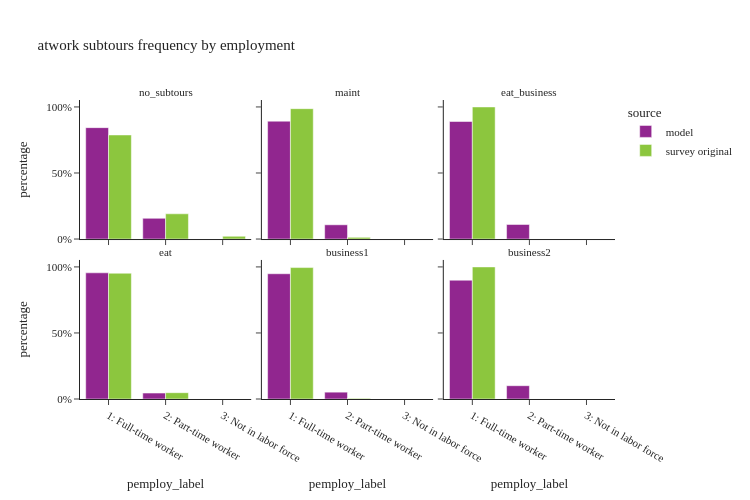

The code cell stored with this chart in its notebook:
### Code cell
util.plot_share_facetbar(work_tour, 'tour_weight', share_col="pemploy_label", title="atwork subtours frequency by employment", 
                             facet_col='atwork_subtour_frequency', facet_col_wrap=3, height=500, orientation='v')

### Figure 1 — Plotly figure (JSON) as saved in the notebook; plotly's stock layout.template omitted (floating-point values rounded to 4 significant figures)
{"data": [{"alignmentgroup": "True", "customdata": [[969171], [180030]], "hovertemplate": "source=model<br>atwork_subtour_frequency=no_subtours<br>pemploy_label=%{x}<br>percentage=%{y}<br>sample_size=%{customdata[0]}<extra></extra>", "legendgroup": "model", "marker": {"color": "#91268F", "pattern": {"shape": ""}}, "name": "model", "offsetgroup": "model", "orientation": "v", "showlegend": true, "textposition": "auto", "type": "bar", "x": ["1: Full-time worker", "2: Part-time worker"], "xaxis": "x4", "y": [0.8433, 0.1567], "yaxis": "y4"}, {"alignmentgroup": "True", "customdata": [[55054], [6648]], "hovertemplate": "source=model<br>atwork_subtour_frequency=maint<br>pemploy_label=%{x}<br>percentage=%{y}<br>sample_size=%{customdata[0]}<extra></extra>", "legendgroup": "model", "marker": {"color": "#91268F", "pattern": {"shape": ""}}, "name": "model", "offsetgroup": "model", "orientation": "v", "showlegend": false, "textposition": "auto", "type": "bar", "x": ["1: Full-time worker", "2: Part-time worker"], "xaxis": "x5", "y": [0.8923, 0.1077], "yaxis": "y5"}, {"alignmentgroup": "True", "customdata": [[4853], [601]], "hovertemplate": "source=model<br>atwork_subtour_frequency=eat_business<br>pemploy_label=%{x}<br>percentage=%{y}<br>sample_size=%{customdata[0]}<extra></extra>", "legendgroup": "model", "marker": {"color": "#91268F", "pattern": {"shape": ""}}, "name": "model", "offsetgroup": "model", "orientation": "v", "showlegend": false, "textposition": "auto", "type": "bar", "x": ["1: Full-time worker", "2: Part-time worker"], "xaxis": "x6", "y": [0.8898, 0.1102], "yaxis": "y6"}, {"alignmentgroup": "True", "customdata": [[67132], [3145]], "hovertemplate": "source=model<br>atwork_subtour_frequency=eat<br>pemploy_label=%{x}<br>percentage=%{y}<br>sample_size=%{customdata[0]}<extra></extra>", "legendgroup": "model", "marker": {"color": "#91268F", "pattern": {"shape": ""}}, "name": "model", "offsetgroup": "model", "orientation": "v", "showlegend": false, "textposition": "auto", "type": "bar", "x": ["1: Full-time worker", "2: Part-time worker"], "xaxis": "x", "y": [0.9552, 0.04475], "yaxis": "y"}, {"alignmentgroup": "True", "customdata": [[75422], [4114]], "hovertemplate": "source=model<br>atwork_subtour_frequency=business1<br>pemploy_label=%{x}<br>percentage=%{y}<br>sample_size=%{customdata[0]}<extra></extra>", "legendgroup": "model", "marker": {"color": "#91268F", "pattern": {"shape": ""}}, "name": "model", "offsetgroup": "model", "orientation": "v", "showlegend": false, "textposition": "auto", "type": "bar", "x": ["1: Full-time worker", "2: Part-time worker"], "xaxis": "x2", "y": [0.9483, 0.05173], "yaxis": "y2"}, {"alignmentgroup": "True", "customdata": [[2413], [270]], "hovertemplate": "source=model<br>atwork_subtour_frequency=business2<br>pemploy_label=%{x}<br>percentage=%{y}<br>sample_size=%{customdata[0]}<extra></extra>", "legendgroup": "model", "marker": {"color": "#91268F", "pattern": {"shape": ""}}, "name": "model", "offsetgroup": "model", "orientation": "v", "showlegend": false, "textposition": "auto", "type": "bar", "x": ["1: Full-time worker", "2: Part-time worker"], "xaxis": "x3", "y": [0.8994, 0.1006], "yaxis": "y3"}, {"alignmentgroup": "True", "customdata": [[1382], [326], [21]], "hovertemplate": "source=survey original<br>atwork_subtour_frequency=no_subtours<br>pemploy_label=%{x}<br>percentage=%{y}<br>sample_size=%{customdata[0]}<extra></extra>", "legendgroup": "survey original", "marker": {"color": "#8CC63E", "pattern": {"shape": ""}}, "name": "survey original", "offsetgroup": "survey original", "orientation": "v", "showlegend": true, "textposition": "auto", "type": "bar", "x": ["1: Full-time worker", "2: Part-time worker", "3: Not in labor force"], "xaxis": "x4", "y": [0.788, 0.1911, 0.02096], "yaxis": "y4"}, {"alignmentgroup": "True", "customdata": [[36], [12]], "hovertemplate": "source=survey original<br>atwork_subtour_frequency=maint<br>pemploy_label=%{x}<br>percentage=%{y}<br>sample_size=%{customdata[0]}<extra></extra>", "legendgroup": "survey original", "marker": {"color": "#8CC63E", "pattern": {"shape": ""}}, "name": "survey original", "offsetgroup": "survey original", "orientation": "v", "showlegend": false, "textposition": "auto", "type": "bar", "x": ["1: Full-time worker", "2: Part-time worker"], "xaxis": "x5", "y": [0.987, 0.01304], "yaxis": "y5"}, {"alignmentgroup": "True", "customdata": [[2]], "hovertemplate": "source=survey original<br>atwork_subtour_frequency=eat_business<br>pemploy_label=%{x}<br>percentage=%{y}<br>sample_size=%{customdata[0]}<extra></extra>", "legendgroup": "survey original", "marker": {"color": "#8CC63E", "pattern": {"shape": ""}}, "name": "survey original", "offsetgroup": "survey original", "orientation": "v", "showlegend": false, "textposition": "auto", "type": "bar", "x": ["1: Full-time worker"], "xaxis": "x6", "y": [1.0], "yaxis": "y6"}, {"alignmentgroup": "True", "customdata": [[71], [5]], "hovertemplate": "source=survey original<br>atwork_subtour_frequency=eat<br>pemploy_label=%{x}<br>percentage=%{y}<br>sample_size=%{customdata[0]}<extra></extra>", "legendgroup": "survey original", "marker": {"color": "#8CC63E", "pattern": {"shape": ""}}, "name": "survey original", "offsetgroup": "survey original", "orientation": "v", "showlegend": false, "textposition": "auto", "type": "bar", "x": ["1: Full-time worker", "2: Part-time worker"], "xaxis": "x", "y": [0.9523, 0.04773], "yaxis": "y"}, {"alignmentgroup": "True", "customdata": [[38], [5]], "hovertemplate": "source=survey original<br>atwork_subtour_frequency=business1<br>pemploy_label=%{x}<br>percentage=%{y}<br>sample_size=%{customdata[0]}<extra></extra>", "legendgroup": "survey original", "marker": {"color": "#8CC63E", "pattern": {"shape": ""}}, "name": "survey original", "offsetgroup": "survey original", "orientation": "v", "showlegend": false, "textposition": "auto", "type": "bar", "x": ["1: Full-time worker", "2: Part-time worker"], "xaxis": "x2", "y": [0.9951, 0.004885], "yaxis": "y2"}, {"alignmentgroup": "True", "customdata": [[4]], "hovertemplate": "source=survey original<br>atwork_subtour_frequency=business2<br>pemploy_label=%{x}<br>percentage=%{y}<br>sample_size=%{customdata[0]}<extra></extra>", "legendgroup": "survey original", "marker": {"color": "#8CC63E", "pattern": {"shape": ""}}, "name": "survey original", "offsetgroup": "survey original", "orientation": "v", "showlegend": false, "textposition": "auto", "type": "bar", "x": ["1: Full-time worker"], "xaxis": "x3", "y": [1.0], "yaxis": "y3"}], "layout": {"annotations": [{"font": {}, "showarrow": false, "text": "eat", "x": 0.16, "xanchor": "center", "xref": "paper", "y": 0.465, "yanchor": "bottom", "yref": "paper"}, {"font": {}, "showarrow": false, "text": "business1", "x": 0.5, "xanchor": "center", "xref": "paper", "y": 0.465, "yanchor": "bottom", "yref": "paper"}, {"font": {}, "showarrow": false, "text": "business2", "x": 0.84, "xanchor": "center", "xref": "paper", "y": 0.465, "yanchor": "bottom", "yref": "paper"}, {"font": {}, "showarrow": false, "text": "no_subtours", "x": 0.16, "xanchor": "center", "xref": "paper", "y": 1.0, "yanchor": "bottom", "yref": "paper"}, {"font": {}, "showarrow": false, "text": "maint", "x": 0.5, "xanchor": "center", "xref": "paper", "y": 1.0, "yanchor": "bottom", "yref": "paper"}, {"font": {}, "showarrow": false, "text": "eat_business", "x": 0.84, "xanchor": "center", "xref": "paper", "y": 1.0, "yanchor": "bottom", "yref": "paper"}], "barmode": "group", "height": 500, "legend": {"title": {"text": "source"}, "tracegroupgap": 0}, "title": {"text": "atwork subtours frequency by employment"}, "width": 750, "xaxis": {"anchor": "y", "domain": [0.0, 0.32], "title": {"text": "pemploy_label"}}, "xaxis2": {"anchor": "y2", "domain": [0.34, 0.66], "matches": "x", "title": {"text": "pemploy_label"}}, "xaxis3": {"anchor": "y3", "domain": [0.68, 1.0], "matches": "x", "title": {"text": "pemploy_label"}}, "xaxis4": {"anchor": "y4", "domain": [0.0, 0.32], "matches": "x", "showticklabels": false}, "xaxis5": {"anchor": "y5", "domain": [0.34, 0.66], "matches": "x", "showticklabels": false}, "xaxis6": {"anchor": "y6", "domain": [0.68, 1.0], "matches": "x", "showticklabels": false}, "yaxis": {"anchor": "x", "domain": [0.0, 0.465], "tickformat": ".0%", "title": {"text": "percentage"}}, "yaxis2": {"anchor": "x2", "domain": [0.0, 0.465], "matches": "y", "showticklabels": false, "tickformat": ".0%"}, "yaxis3": {"anchor": "x3", "domain": [0.0, 0.465], "matches": "y", "showticklabels": false, "tickformat": ".0%"}, "yaxis4": {"anchor": "x4", "domain": [0.535, 1.0], "matches": "y", "tickformat": ".0%", "title": {"text": "percentage"}}, "yaxis5": {"anchor": "x5", "domain": [0.535, 1.0], "matches": "y", "showticklabels": false, "tickformat": ".0%"}, "yaxis6": {"anchor": "x6", "domain": [0.535, 1.0], "matches": "y", "showticklabels": false, "tickformat": ".0%"}}}
